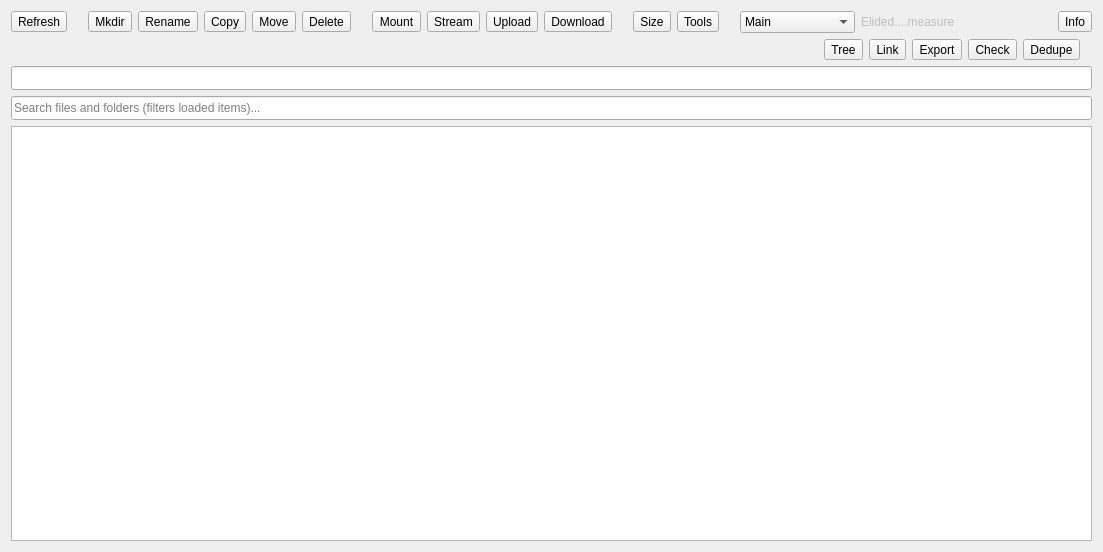
<?xml version="1.0" encoding="UTF-8"?>
<ui version="4.0">
 <class>RemoteWidget</class>
 <widget class="QWidget" name="RemoteWidget">
  <property name="geometry">
   <rect>
    <x>0</x>
    <y>0</y>
    <width>1103</width>
    <height>552</height>
   </rect>
  </property>
  <property name="windowTitle">
   <string>Form</string>
  </property>
  <layout class="QHBoxLayout" name="horizontalLayout">
   <item>
    <widget class="QSplitter" name="splitter">
     <property name="orientation">
      <enum>Qt::Horizontal</enum>
     </property>
     <property name="childrenCollapsible">
      <bool>false</bool>
     </property>
     <widget class="QWidget" name="layout" native="true">
      <layout class="QVBoxLayout" name="verticalLayout">
       <property name="leftMargin">
        <number>0</number>
       </property>
       <property name="topMargin">
        <number>0</number>
       </property>
       <property name="rightMargin">
        <number>0</number>
       </property>
       <property name="bottomMargin">
        <number>0</number>
       </property>
       <item alignment="Qt::AlignVCenter">
        <widget class="QWidget" name="buttons" native="true">
         <layout class="QHBoxLayout" name="horizontalLayout_2">
          <property name="leftMargin">
           <number>0</number>
          </property>
          <property name="topMargin">
           <number>0</number>
          </property>
          <property name="rightMargin">
           <number>0</number>
          </property>
          <property name="bottomMargin">
           <number>0</number>
          </property>
          <item>
           <widget class="QToolButton" name="buttonRefresh">
            <property name="text">
             <string>Refresh</string>
            </property>
            <property name="toolButtonStyle">
             <enum>Qt::ToolButtonTextUnderIcon</enum>
            </property>
           </widget>
          </item>
          <item>
           <spacer name="horizontalSpacer_3">
            <property name="orientation">
             <enum>Qt::Horizontal</enum>
            </property>
            <property name="sizeType">
             <enum>QSizePolicy::Fixed</enum>
            </property>
            <property name="sizeHint" stdset="0">
             <size>
              <width>15</width>
              <height>20</height>
             </size>
            </property>
           </spacer>
          </item>
          <item>
           <widget class="QToolButton" name="buttonMkdir">
            <property name="text">
             <string>Mkdir</string>
            </property>
            <property name="toolButtonStyle">
             <enum>Qt::ToolButtonTextUnderIcon</enum>
            </property>
           </widget>
          </item>
          <item>
           <widget class="QToolButton" name="buttonRename">
            <property name="text">
             <string>Rename</string>
            </property>
            <property name="toolButtonStyle">
             <enum>Qt::ToolButtonTextUnderIcon</enum>
            </property>
           </widget>
          </item>
          <item>
           <widget class="QToolButton" name="buttonCopy">
            <property name="text">
             <string>Copy</string>
            </property>
            <property name="toolButtonStyle">
             <enum>Qt::ToolButtonTextUnderIcon</enum>
            </property>
           </widget>
          </item>
          <item>
           <widget class="QToolButton" name="buttonMove">
            <property name="text">
             <string>Move</string>
            </property>
            <property name="toolButtonStyle">
             <enum>Qt::ToolButtonTextUnderIcon</enum>
            </property>
           </widget>
          </item>
          <item>
           <widget class="QToolButton" name="buttonPurge">
            <property name="text">
             <string>Delete</string>
            </property>
            <property name="toolButtonStyle">
             <enum>Qt::ToolButtonTextUnderIcon</enum>
            </property>
           </widget>
          </item>
          <item>
           <spacer name="horizontalSpacer_4">
            <property name="orientation">
             <enum>Qt::Horizontal</enum>
            </property>
            <property name="sizeType">
             <enum>QSizePolicy::Fixed</enum>
            </property>
            <property name="sizeHint" stdset="0">
             <size>
              <width>15</width>
              <height>20</height>
             </size>
            </property>
           </spacer>
          </item>
          <item>
           <widget class="QToolButton" name="buttonMount">
            <property name="toolTip">
             <string>&lt;html&gt;&lt;head/&gt;&lt;body&gt;&lt;p&gt;&lt;span style=&quot; font-size:13pt;&quot;&gt;Mount remote&lt;/span&gt;&lt;/p&gt;&lt;p&gt;&lt;span style=&quot; font-size:13pt;&quot;&gt;rclone mount&lt;/span&gt;&lt;/p&gt;&lt;/body&gt;&lt;/html&gt;</string>
            </property>
            <property name="text">
             <string>Mount</string>
            </property>
            <property name="toolButtonStyle">
             <enum>Qt::ToolButtonTextUnderIcon</enum>
            </property>
           </widget>
          </item>
          <item>
           <widget class="QToolButton" name="buttonStream">
            <property name="text">
             <string>Stream</string>
            </property>
            <property name="toolButtonStyle">
             <enum>Qt::ToolButtonTextUnderIcon</enum>
            </property>
           </widget>
          </item>
          <item>
           <widget class="QToolButton" name="buttonUpload">
            <property name="text">
             <string>Upload</string>
            </property>
            <property name="toolButtonStyle">
             <enum>Qt::ToolButtonTextUnderIcon</enum>
            </property>
           </widget>
          </item>
          <item alignment="Qt::AlignVCenter">
           <widget class="QToolButton" name="buttonDownload">
            <property name="text">
             <string>Download</string>
            </property>
            <property name="toolButtonStyle">
             <enum>Qt::ToolButtonTextUnderIcon</enum>
            </property>
           </widget>
          </item>
          <item>
           <spacer name="horizontalSpacer_5">
            <property name="orientation">
             <enum>Qt::Horizontal</enum>
            </property>
            <property name="sizeType">
             <enum>QSizePolicy::Fixed</enum>
            </property>
            <property name="sizeHint" stdset="0">
             <size>
              <width>15</width>
              <height>20</height>
             </size>
            </property>
           </spacer>
          </item>
          <item>
           <widget class="QToolButton" name="buttonSize">
            <property name="text">
             <string>Size</string>
            </property>
            <property name="toolButtonStyle">
             <enum>Qt::ToolButtonTextUnderIcon</enum>
            </property>
           </widget>
          </item>
          <item>
           <widget class="QToolButton" name="buttonTools">
            <property name="toolTip">
             <string>Show additional tools</string>
            </property>
            <property name="statusTip">
             <string>Show additional tools</string>
            </property>
            <property name="text">
             <string>Tools</string>
            </property>
            <property name="toolButtonStyle">
             <enum>Qt::ToolButtonTextUnderIcon</enum>
            </property>
            <property name="arrowType">
             <enum>Qt::NoArrow</enum>
            </property>
           </widget>
          </item>
          <item>
           <spacer name="horizontalSpacer">
            <property name="orientation">
             <enum>Qt::Horizontal</enum>
            </property>
            <property name="sizeType">
             <enum>QSizePolicy::Fixed</enum>
            </property>
            <property name="sizeHint" stdset="0">
             <size>
              <width>15</width>
              <height>5</height>
             </size>
            </property>
           </spacer>
          </item>
          <item>
           <widget class="QComboBox" name="cb_GoogleDriveMode">
            <property name="minimumSize">
             <size>
              <width>100</width>
              <height>0</height>
             </size>
            </property>
            <property name="currentIndex">
             <number>0</number>
            </property>
            <item>
             <property name="text">
              <string>Main</string>
             </property>
            </item>
            <item>
             <property name="text">
              <string>Shared with me</string>
             </property>
            </item>
            <item>
             <property name="text">
              <string>Trash</string>
             </property>
            </item>
           </widget>
          </item>
          <item>
           <widget class="QLabel" name="elidedMeasure">
            <property name="enabled">
             <bool>false</bool>
            </property>
            <property name="text">
             <string>Elided....measure</string>
            </property>
           </widget>
          </item>
          <item>
           <spacer name="horizontalSpacer_2">
            <property name="orientation">
             <enum>Qt::Horizontal</enum>
            </property>
            <property name="sizeType">
             <enum>QSizePolicy::Fixed</enum>
            </property>
            <property name="sizeHint" stdset="0">
             <size>
              <width>5</width>
              <height>5</height>
             </size>
            </property>
           </spacer>
          </item>
          <item>
           <spacer name="spacer">
            <property name="orientation">
             <enum>Qt::Horizontal</enum>
            </property>
            <property name="sizeType">
             <enum>QSizePolicy::Expanding</enum>
            </property>
            <property name="sizeHint" stdset="0">
             <size>
              <width>20</width>
              <height>20</height>
             </size>
            </property>
           </spacer>
          </item>
          <item>
           <widget class="QToolButton" name="buttonInfo">
            <property name="text">
             <string>Info</string>
            </property>
            <property name="toolButtonStyle">
             <enum>Qt::ToolButtonTextUnderIcon</enum>
            </property>
           </widget>
          </item>
         </layout>
        </widget>
       </item>
       <item>
        <widget class="QFrame" name="frameTools">
         <property name="frameShape">
          <enum>QFrame::NoFrame</enum>
         </property>
         <property name="frameShadow">
          <enum>QFrame::Raised</enum>
         </property>
         <layout class="QHBoxLayout" name="horizontalLayout_3">
          <property name="topMargin">
           <number>0</number>
          </property>
          <property name="rightMargin">
           <number>12</number>
          </property>
          <property name="bottomMargin">
           <number>0</number>
          </property>
          <item>
           <spacer name="horizontalSpacer_6">
            <property name="orientation">
             <enum>Qt::Horizontal</enum>
            </property>
            <property name="sizeHint" stdset="0">
             <size>
              <width>40</width>
              <height>20</height>
             </size>
            </property>
           </spacer>
          </item>
          <item>
           <widget class="QToolButton" name="buttonTree">
            <property name="text">
             <string>Tree</string>
            </property>
            <property name="toolButtonStyle">
             <enum>Qt::ToolButtonTextUnderIcon</enum>
            </property>
           </widget>
          </item>
          <item>
           <widget class="QToolButton" name="buttonLink">
            <property name="text">
             <string>Link</string>
            </property>
            <property name="toolButtonStyle">
             <enum>Qt::ToolButtonTextUnderIcon</enum>
            </property>
           </widget>
          </item>
          <item>
           <widget class="QToolButton" name="buttonExport">
            <property name="text">
             <string>Export</string>
            </property>
            <property name="toolButtonStyle">
             <enum>Qt::ToolButtonTextUnderIcon</enum>
            </property>
           </widget>
          </item>
          <item>
           <widget class="QToolButton" name="buttonCheck">
            <property name="text">
             <string>Check</string>
            </property>
            <property name="toolButtonStyle">
             <enum>Qt::ToolButtonTextUnderIcon</enum>
            </property>
           </widget>
          </item>
          <item>
           <widget class="QToolButton" name="buttonDedupe">
            <property name="text">
             <string>Dedupe</string>
            </property>
            <property name="toolButtonStyle">
             <enum>Qt::ToolButtonTextUnderIcon</enum>
            </property>
           </widget>
          </item>
         </layout>
        </widget>
       </item>
       <item>
        <widget class="QLineEdit" name="path">
         <property name="sizePolicy">
          <sizepolicy hsizetype="Expanding" vsizetype="Preferred">
           <horstretch>0</horstretch>
           <verstretch>0</verstretch>
          </sizepolicy>
         </property>
         <property name="minimumSize">
          <size>
           <width>0</width>
           <height>24</height>
          </size>
         </property>
         <property name="readOnly">
          <bool>true</bool>
         </property>
        </widget>
       </item>
       <item>
        <widget class="QLineEdit" name="search">
         <property name="sizePolicy">
          <sizepolicy hsizetype="Expanding" vsizetype="Preferred">
           <horstretch>0</horstretch>
           <verstretch>0</verstretch>
          </sizepolicy>
         </property>
         <property name="minimumSize">
          <size>
           <width>0</width>
           <height>24</height>
          </size>
         </property>
         <property name="placeholderText">
          <string>Search files and folders (filters loaded items)...</string>
         </property>
         <property name="clearButtonEnabled">
          <bool>true</bool>
         </property>
        </widget>
       </item>
       <item>
        <widget class="QTreeView" name="tree">
         <property name="sizePolicy">
          <sizepolicy hsizetype="Expanding" vsizetype="Expanding">
           <horstretch>0</horstretch>
           <verstretch>3</verstretch>
          </sizepolicy>
         </property>
         <property name="contextMenuPolicy">
          <enum>Qt::CustomContextMenu</enum>
         </property>
         <property name="acceptDrops">
          <bool>true</bool>
         </property>
         <property name="editTriggers">
          <set>QAbstractItemView::NoEditTriggers</set>
         </property>
         <property name="dragDropOverwriteMode">
          <bool>true</bool>
         </property>
         <property name="defaultDropAction">
          <enum>Qt::CopyAction</enum>
         </property>
         <property name="selectionMode">
          <enum>QAbstractItemView::ExtendedSelection</enum>
         </property>
         <property name="selectionBehavior">
          <enum>QAbstractItemView::SelectRows</enum>
         </property>
         <property name="uniformRowHeights">
          <bool>true</bool>
         </property>
         <property name="sortingEnabled">
          <bool>true</bool>
         </property>
         <attribute name="headerStretchLastSection">
          <bool>false</bool>
         </attribute>
        </widget>
       </item>
      </layout>
     </widget>
    </widget>
   </item>
  </layout>
  <action name="refresh">
   <property name="text">
    <string>&amp;Refresh</string>
   </property>
   <property name="toolTip">
    <string>Refresh (F5)</string>
   </property>
   <property name="shortcut">
    <string>F5</string>
   </property>
  </action>
  <action name="mount">
   <property name="text">
    <string>Mount</string>
   </property>
   <property name="toolTip">
    <string>Mount

rclone mount</string>
   </property>
  </action>
  <action name="stream">
   <property name="text">
    <string>Stream</string>
   </property>
   <property name="toolTip">
    <string>Stream file

rclone cat | player -</string>
   </property>
  </action>
  <action name="mkdir">
   <property name="text">
    <string>Mkdir</string>
   </property>
   <property name="toolTip">
    <string>New Folder (F7)

rclone mkdir</string>
   </property>
   <property name="shortcut">
    <string>F7</string>
   </property>
  </action>
  <action name="rename">
   <property name="text">
    <string>Rename</string>
   </property>
   <property name="toolTip">
    <string>Rename (F2)

rclone moveto</string>
   </property>
   <property name="shortcut">
    <string>F2</string>
   </property>
  </action>
  <action name="purge">
   <property name="text">
    <string>Delete</string>
   </property>
   <property name="toolTip">
    <string>Delete (Del)

rclone purge|delete</string>
   </property>
   <property name="shortcut">
    <string>Del</string>
   </property>
  </action>
  <action name="upload">
   <property name="text">
    <string>&amp;Upload </string>
   </property>
   <property name="toolTip">
    <string>Upload (ALT-u)</string>
   </property>
   <property name="shortcut">
    <string>Alt+U</string>
   </property>
  </action>
  <action name="download">
   <property name="text">
    <string>&amp;Download</string>
   </property>
   <property name="toolTip">
    <string>Download (ALT-d)</string>
   </property>
   <property name="shortcut">
    <string>Alt+D</string>
   </property>
  </action>
  <action name="getSize">
   <property name="text">
    <string>Size</string>
   </property>
   <property name="toolTip">
    <string>Get folder size

rclone size</string>
   </property>
  </action>
  <action name="getTree">
   <property name="text">
    <string>DirTree</string>
   </property>
   <property name="toolTip">
    <string>Show folders tree

rclone tree</string>
   </property>
  </action>
  <action name="export_">
   <property name="text">
    <string>Export</string>
   </property>
   <property name="toolTip">
    <string>Export files list</string>
   </property>
  </action>
  <action name="move">
   <property name="text">
    <string>M&amp;ove</string>
   </property>
   <property name="toolTip">
    <string>&lt;html&gt;&lt;head/&gt;&lt;body&gt;&lt;p&gt;Server side move&lt;/p&gt;&lt;p&gt;rclone move&lt;/p&gt;&lt;/body&gt;&lt;/html&gt;</string>
   </property>
  </action>
  <action name="shared">
   <property name="text">
    <string>Shared</string>
   </property>
  </action>
  <action name="link">
   <property name="text">
    <string>Link</string>
   </property>
   <property name="toolTip">
    <string>Fetch public link

rclone link</string>
   </property>
  </action>
  <action name="getInfo">
   <property name="text">
    <string>Info</string>
   </property>
   <property name="toolTip">
    <string>Get remote info

rclone about</string>
   </property>
  </action>
  <action name="actionCheck">
   <property name="text">
    <string>Check</string>
   </property>
   <property name="toolTip">
    <string>&lt;html&gt;&lt;head/&gt;&lt;body&gt;&lt;p&gt;Check remote's integrity.&lt;/p&gt;&lt;p&gt;rclone check/cryptcheck&lt;/p&gt;&lt;/body&gt;&lt;/html&gt;</string>
   </property>
  </action>
  <action name="actionTools">
   <property name="text">
    <string>Tools</string>
   </property>
   <property name="toolTip">
    <string>Show additional tools</string>
   </property>
  </action>
  <action name="actionDedupe">
   <property name="text">
    <string>Dedupe</string>
   </property>
   <property name="toolTip">
    <string>&lt;html&gt;&lt;head/&gt;&lt;body&gt;&lt;p&gt;Remove duplicated files.&lt;/p&gt;&lt;p&gt;rclone &lt;span style=&quot; font-family:'.SF NS Mono';&quot;&gt;dedupe&lt;/span&gt;&lt;/p&gt;&lt;/body&gt;&lt;/html&gt;</string>
   </property>
  </action>
  <action name="actionNewMount">
   <property name="text">
    <string>Mount</string>
   </property>
   <property name="toolTip">
    <string>&lt;html&gt;&lt;head/&gt;&lt;body&gt;&lt;p&gt;Mount remote to local filesystem&lt;/p&gt;&lt;p&gt;rclone mount&lt;/p&gt;&lt;/body&gt;&lt;/html&gt;</string>
   </property>
  </action>
  <action name="copy">
   <property name="text">
    <string>C&amp;opy</string>
   </property>
   <property name="toolTip">
    <string>&lt;html&gt;&lt;head/&gt;&lt;body&gt;&lt;p&gt;Server side copy&lt;/p&gt;&lt;p&gt;rclone copy&lt;/p&gt;&lt;/body&gt;&lt;/html&gt;</string>
   </property>
  </action>
  <action name="cleanup">
   <property name="text">
    <string>Cleanup</string>
   </property>
   <property name="toolTip">
    <string>&lt;html&gt;&lt;head/&gt;&lt;body&gt;&lt;p&gt;Clean up the remote&lt;/p&gt;&lt;p&gt;rclone cleanup&lt;/p&gt;&lt;/body&gt;&lt;/html&gt;</string>
   </property>
  </action>
 </widget>
 <tabstops>
  <tabstop>buttonRefresh</tabstop>
  <tabstop>buttonMkdir</tabstop>
  <tabstop>buttonRename</tabstop>
  <tabstop>buttonPurge</tabstop>
  <tabstop>buttonMount</tabstop>
  <tabstop>buttonStream</tabstop>
  <tabstop>buttonUpload</tabstop>
  <tabstop>buttonDownload</tabstop>
  <tabstop>path</tabstop>
  <tabstop>tree</tabstop>
 </tabstops>
 <resources/>
 <connections>
  <connection>
   <sender>cb_GoogleDriveMode</sender>
   <signal>currentIndexChanged(int)</signal>
   <receiver>shared</receiver>
   <slot>trigger()</slot>
   <hints>
    <hint type="sourcelabel">
     <x>881</x>
     <y>27</y>
    </hint>
    <hint type="destinationlabel">
     <x>-1</x>
     <y>-1</y>
    </hint>
   </hints>
  </connection>
 </connections>
</ui>
